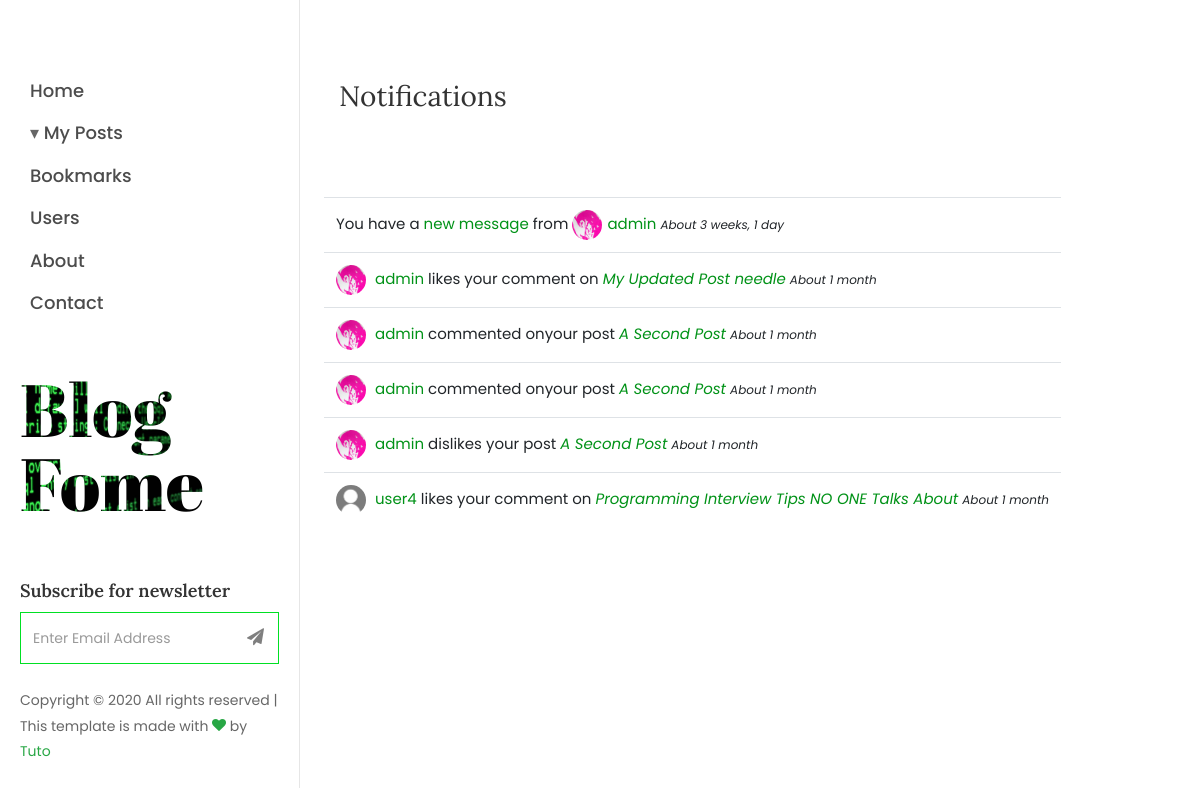
Page /notifications/ (signed in) on the earlier database version.
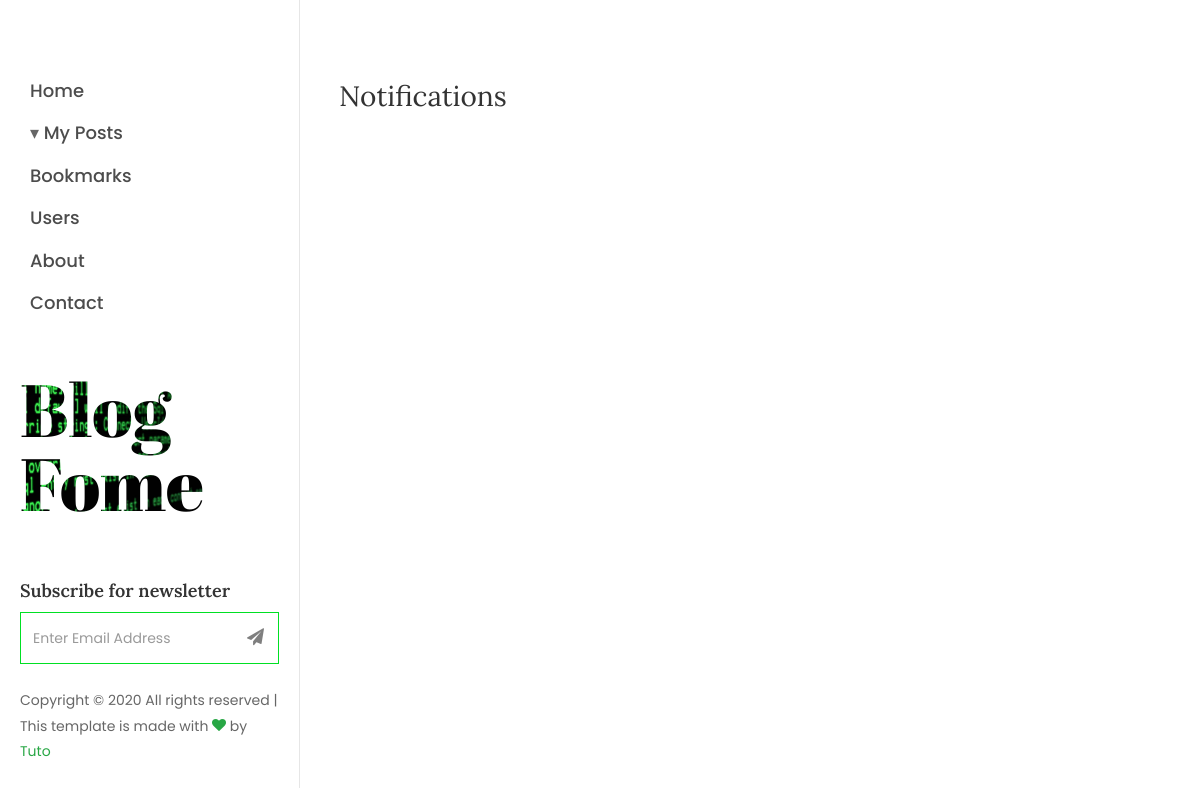
Same page on the later database version.
### notifications/models.py (models this page shows, shortened)
class Notification(models.Model):
    user = models.ForeignKey(User, on_delete=models.CASCADE, related_name='notifications')
    author = models.ForeignKey(User, on_delete=models.CASCADE, related_name='author', null=True)
    author_name = models.CharField(max_length=255, null=True)
    post = models.ForeignKey(Post, on_delete=models.CASCADE, null=True)
    comment = models.ForeignKey(Comment, on_delete=models.CASCADE, null=True)
    thread = models.ForeignKey(Thread, on_delete=models.CASCADE, null=True)
    created_at = models.DateTimeField(auto_now_add=True)
    updated_at = models.DateTimeField(auto_now=True)
    message = models.TextField()
    html_message = models.TextField()
    read = models.BooleanField(default=False)
    active = models.BooleanField(default=True)
    category = models.CharField(max_length=255)
    action = models.CharField(max_length=255, null=True)
    objects = models.Manager()
    commentNotification = CommentNotification()
    voteNotification = VoteNotification()
    messageNotification = MessageNotification()
    class Meta:
        ordering = ['-created_at']

### users/models.py (models this page shows, shortened)
class Profile(models.Model):
    user = models.OneToOneField(User, on_delete=models.CASCADE)
    bio = models.TextField()
    is_public = models.BooleanField(default=True)
    image = models.ImageField(default='default.jpg', upload_to='profile_pics')
    """ def save(self, *args, **kwargs):
        super().save(*args, **kwargs)

        img = Image.open(self.image.path)
        if img.height > 300 or img.width > 300:
            output_size = (300, 300)
            img.thumbnail(output_size)
            img.save(self.image.path) """

### blog/models.py (models this page shows, shortened)
class Post(models.Model):
    author = models.ForeignKey(User, on_delete=models.CASCADE, related_name='posts')
    category = models.ForeignKey(Category, on_delete=models.SET_NULL, null=True, blank=True, related_name='posts')
    title = models.CharField(max_length=255)
    image = models.ImageField(upload_to='blog/', default='default_post.jpg')
    content = models.TextField()
    created_at = models.DateTimeField(auto_now_add=True)
    is_active = models.BooleanField(default=True)
    tags = TaggableManager(blank=True)
    views = models.IntegerField(default=0)
    objects = models.Manager()
    active = ActivePostManager()
    def __str__(self):
        return self.title

### notifications/views.py (the view)
# urls.py: path('', NotificationList.as_view(), name='list'),
@method_decorator(login_required, name='dispatch')
class NotificationList(TemplateView):
    template_name = "notifications/notification_list.html"
    def get_context_data(self, **kwargs):
        context = super(NotificationList, self).get_context_data(**kwargs)
        notifications = self.request.user.notifications.filter(read=False)
        html = render_to_string('notifications/partials/notification_list.html', {'notifications': notifications[:15]}, request=self.request)
        context['notifications'] = html
        notifications.update(read=True)
        return context

### blog/templatetags/user_tags.py (called while the page is built)
@register.simple_tag
def get_notification_count(user):
    if user:
        return user.notifications.filter(read=False).count()
    return 0

### notifications/templates/notifications/partials/notification_list.html (shortened to what this page needs)
{% load static %}
<table class="table table-hover">
	<tbody>
		{% for notification in notifications %}
			<tr>
				<td>
					{% if notification.category == 'comment' or notification.category == 'vote' %}
						{% if notification.author %}
							<a href="{% url 'blog:user_profile' notification.author %}">
								<img src='{{ notification.author.profile.image.url }}' class='avatar-notification' /> {{ notification.author }}
							</a>
						{% else %}
							{{ notification.author_name }}
						{% endif %}
						{{ notification.action }}
						{% if notification.comment %}
							{% if notification.category == 'comment' %} to{% endif %} your comment on
							<a href="{% url 'blog:post_detail' notification.post.id %}?comment_id={{ notification.comment.id }}">
								<i>{{ notification.post }}</i>
							</a>
						{% else %}
							{% if notification.category == 'comment' %} on{% endif %}your post
							<a href="{% url 'blog:post_detail' notification.post.id %}">
								<i>{{ notification.post }}</i>
							</a>
						{% endif %}
					{% elif notification.category == 'message' %}
						You have a
						<form class="messenger-notification-form" method="POST" action="{% url 'messenger:messenger' %}">
							<input class="messenger-link" type="submit" value="{{ notification.action }}" />
						</form>
						from
						<a href="{% url 'blog:user_profile' notification.author %}">
							<img src='{{ notification.author.profile.image.url }}' class='avatar-notification' />{{ notification.author }}
						</a>
					{% endif %}
					<small><i>About {{ notification.created_at | timesince }}</i></small>
				</td>
			</tr>
		{% endfor %}
	</tbody>
</table>

Differences in the rows shown:
no longer on this page (row edited): Notification: action "new message", author.profile.image (picture), author "admin", created_at "3 weeks, 1 day"
no longer on this page (row edited): Notification: author.profile.image (picture), author "admin", action "likes", post "My Updated Post needle", created_at "1 month"
no longer on this page (row edited): Notification: author.profile.image (picture), author "admin", action "commented", category "on", post "A Second Post", created_at "1 month"
no longer on this page (row edited): Notification: author.profile.image (picture), author "admin", action "commented", category "on", post "A Second Post", created_at "1 month"
no longer on this page (row edited): Notification: author.profile.image (picture), author "admin", action "dislikes", post "A Second Post", created_at "1 month"
no longer on this page (row edited): Notification: author.profile.image (placeholder picture), author "user4", action "likes", post "Programming Interview Tips NO ONE Talks About", created_at "1 month"
